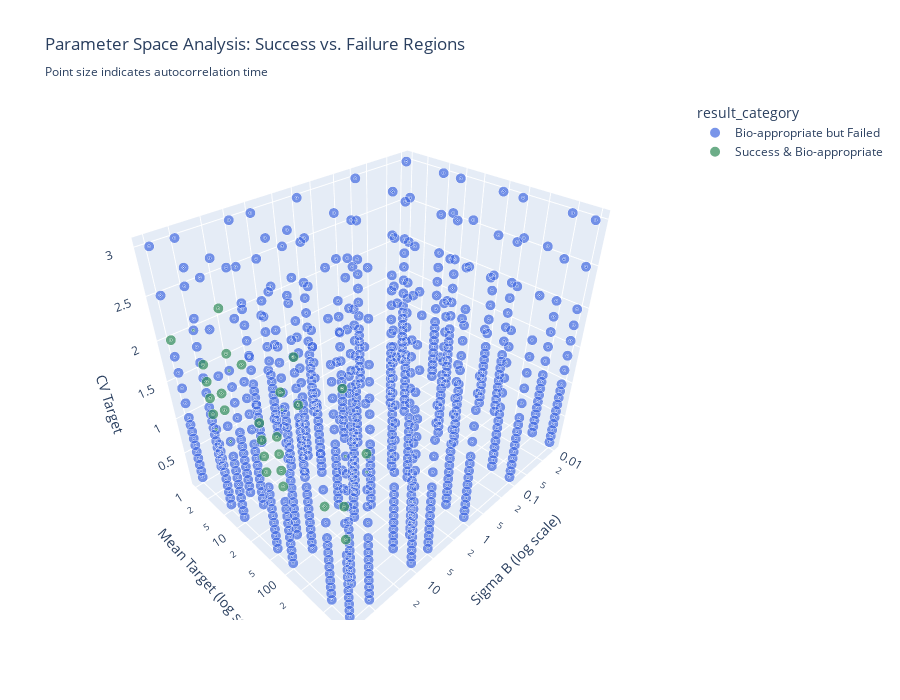
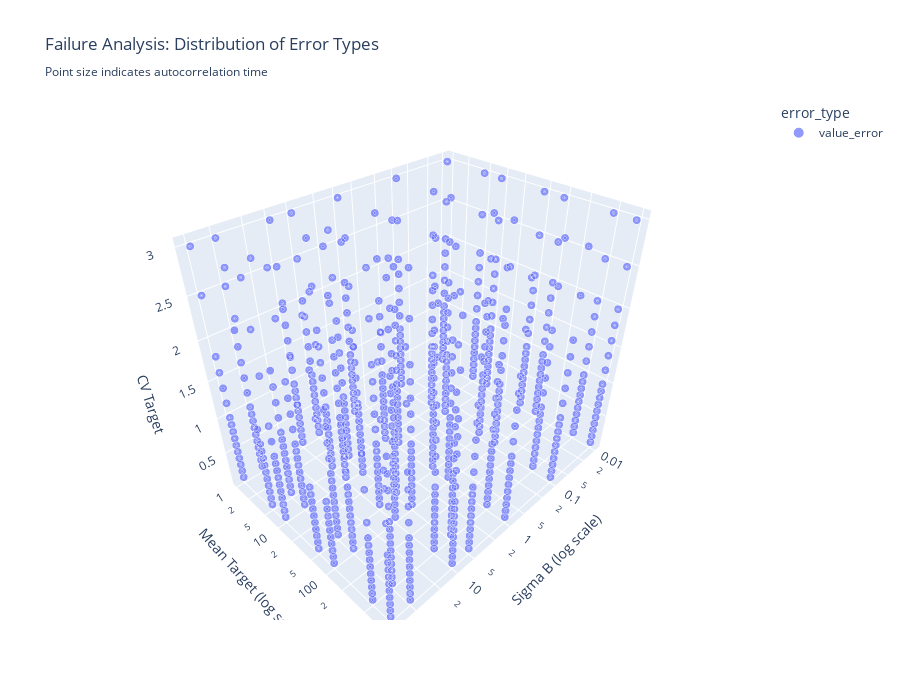
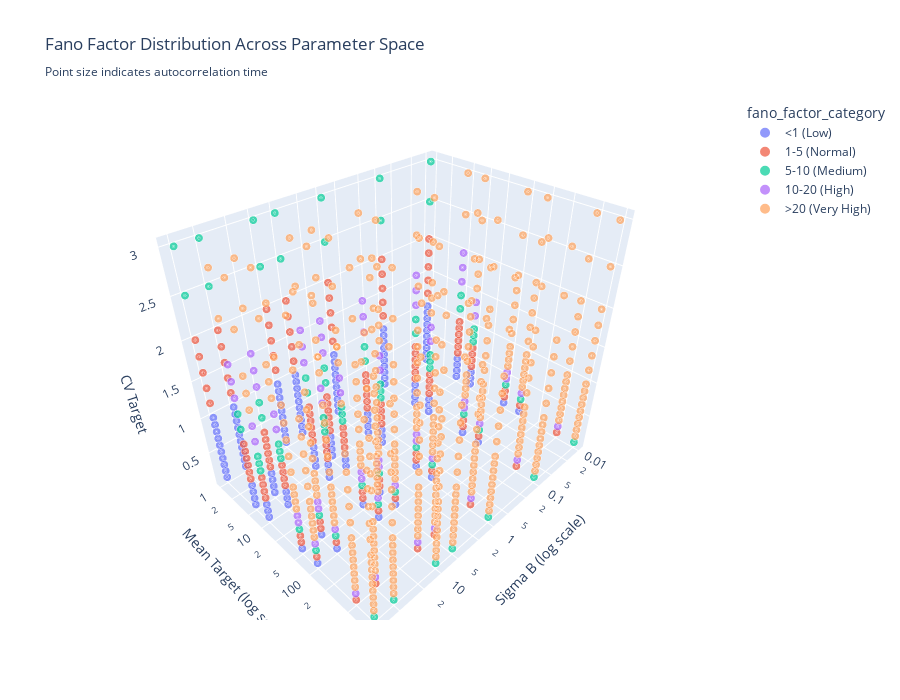

The notebook cell saved with these charts, in order:
### Markdown cell above
## 3D Visualizations

Create comprehensive 3D visualizations to understand the parameter space structure and identify regions of success/failure.

### Code cell
def create_3d_parameter_space_plots(df):
    """
    Create multiple 3D visualizations of the parameter space analysis results.
    """
    
    # Color mapping for different result types
    def get_result_category(row):
        if row['success'] and row['biologically_appropriate']:
            return 'Success & Bio-appropriate'
        elif row['success']:
            return 'Success but Not Bio-appropriate'
        elif row['biologically_appropriate']:
            return 'Bio-appropriate but Failed'
        else:
            return 'Failed'
    
    df['result_category'] = df.apply(get_result_category, axis=1)
    
    # Define color scheme
    color_map = {
        'Success & Bio-appropriate': '#2E8B57',      # Green
        'Success but Not Bio-appropriate': '#FF8C00', # Orange
        'Bio-appropriate but Failed': '#4169E1',      # Blue
        'Failed': '#DC143C'                           # Red
    }
    
    print("🎨 Creating 3D parameter space visualizations...")
    
    # 1. Overall Success/Failure 3D Scatter Plot
    fig1 = px.scatter_3d(
        df, 
        x='sigma_b', 
        y='mu_target', 
        z='cv_target',
        color='result_category',
        color_discrete_map=color_map,
        size='autocorr_target',
        size_max=10,
        title='Parameter Space Analysis: Success vs. Failure Regions<br><sub>Point size indicates autocorrelation time</sub>',
        labels={
            'sigma_b': 'Sigma B (Burst Frequency)',
            'mu_target': 'Mean Target',
            'cv_target': 'CV Target'
        },
        hover_data=['autocorr_target', 'fano_factor', 'error_type']
    )
    
    # Use log scale for better visualization
    fig1.update_layout(
        scene=dict(
            xaxis=dict(type='log', title='Sigma B (log scale)'),
            yaxis=dict(type='log', title='Mean Target (log scale)'),
            zaxis=dict(title='CV Target')
        ),
        width=900,
        height=700
    )
    
    fig1.show()
    
    # 2. Error Type Distribution
    failed_df = df[~df['success']].copy()
    if len(failed_df) > 0:
        fig2 = px.scatter_3d(
            failed_df, 
            x='sigma_b', 
            y='mu_target', 
            z='cv_target',
            color='error_type',
            size='autocorr_target',
            size_max=8,
            title='Failure Analysis: Distribution of Error Types<br><sub>Point size indicates autocorrelation time</sub>',
            labels={
                'sigma_b': 'Sigma B (Burst Frequency)',
                'mu_target': 'Mean Target',
                'cv_target': 'CV Target'
            },
            hover_data=['autocorr_target', 'fano_factor', 'error_message']
        )
        
        fig2.update_layout(
            scene=dict(
                xaxis=dict(type='log', title='Sigma B (log scale)'),
                yaxis=dict(type='log', title='Mean Target (log scale)'),
                zaxis=dict(title='CV Target')
            ),
            width=900,
            height=700
        )
        
        fig2.show()
    
    # 3. Fano Factor Distribution
    df['fano_factor_category'] = pd.cut(
        df['fano_factor'], 
        bins=[0, 1, 5, 10, 20, np.inf], 
        labels=['<1 (Low)', '1-5 (Normal)', '5-10 (Medium)', '10-20 (High)', '>20 (Very High)']
    )
    
    fig3 = px.scatter_3d(
        df, 
        x='sigma_b', 
        y='mu_target', 
        z='cv_target',
        color='fano_factor_category',
        size='autocorr_target',
        size_max=8,
        title='Fano Factor Distribution Across Parameter Space<br><sub>Point size indicates autocorrelation time</sub>',
        labels={
            'sigma_b': 'Sigma B (Burst Frequency)',
            'mu_target': 'Mean Target',
            'cv_target': 'CV Target'
        },
        hover_data=['autocorr_target', 'fano_factor', 'success']
    )
    
    fig3.update_layout(
        scene=dict(
            xaxis=dict(type='log', title='Sigma B (log scale)'),
            yaxis=dict(type='log', title='Mean Target (log scale)'),
            zaxis=dict(title='CV Target')
        ),
        width=900,
        height=700
    )
    
    fig3.show()
    
    return fig1, fig2, fig3

# Create the plots
fig1, fig2, fig3 = create_3d_parameter_space_plots(df_results)

### Figure 1 — Plotly figure (JSON) as saved in the notebook; plotly's stock layout.template omitted (floating-point values rounded to 4 significant figures; data arrays with more than 128 entries replaced by an {"elided": "..."} marker saying what was removed)
{"data": [{"customdata": {"elided": "2518x3 mixed values"}, "hovertemplate": "result_category=Bio-appropriate but Failed<br>Sigma B (Burst Frequency)=%{x}<br>Mean Target=%{y}<br>CV Target=%{z}<br>autocorr_target=%{customdata[0]}<br>fano_factor=%{customdata[1]}<br>error_type=%{customdata[2]}<extra></extra>", "legendgroup": "Bio-appropriate but Failed", "marker": {"color": "#4169E1", "size": {"elided": "2518 float values"}, "sizemode": "area", "sizeref": 1, "symbol": "circle"}, "mode": "markers", "name": "Bio-appropriate but Failed", "scene": "scene", "showlegend": true, "type": "scatter3d", "x": {"elided": "2518 float values"}, "y": {"elided": "2518 float values"}, "z": {"elided": "2518 float values"}}, {"customdata": {"elided": "814x3 float values"}, "hovertemplate": "result_category=Success & Bio-appropriate<br>Sigma B (Burst Frequency)=%{x}<br>Mean Target=%{y}<br>CV Target=%{z}<br>autocorr_target=%{customdata[0]}<br>fano_factor=%{customdata[1]}<br>error_type=%{customdata[2]}<extra></extra>", "legendgroup": "Success & Bio-appropriate", "marker": {"color": "#2E8B57", "size": {"elided": "814 float values"}, "sizemode": "area", "sizeref": 1, "symbol": "circle"}, "mode": "markers", "name": "Success & Bio-appropriate", "scene": "scene", "showlegend": true, "type": "scatter3d", "x": {"elided": "814 float values"}, "y": {"elided": "814 float values"}, "z": {"elided": "814 float values"}}], "layout": {"height": 700, "legend": {"itemsizing": "constant", "title": {"text": "result_category"}, "tracegroupgap": 0}, "scene": {"domain": {"x": [0, 1], "y": [0, 1]}, "xaxis": {"title": {"text": "Sigma B (log scale)"}, "type": "log"}, "yaxis": {"title": {"text": "Mean Target (log scale)"}, "type": "log"}, "zaxis": {"title": {"text": "CV Target"}}}, "title": {"text": "Parameter Space Analysis: Success vs. Failure Regions<br><sub>Point size indicates autocorrelation time</sub>"}, "width": 900}}

### Figure 2 — Plotly figure (JSON) as saved in the notebook; plotly's stock layout.template omitted (floating-point values rounded to 4 significant figures; data arrays with more than 128 entries replaced by an {"elided": "..."} marker saying what was removed)
{"data": [{"customdata": {"elided": "2518x3 mixed values"}, "hovertemplate": "error_type=value_error<br>Sigma B (Burst Frequency)=%{x}<br>Mean Target=%{y}<br>CV Target=%{z}<br>autocorr_target=%{customdata[0]}<br>fano_factor=%{customdata[1]}<br>error_message=%{customdata[2]}<extra></extra>", "legendgroup": "value_error", "marker": {"color": "#636efa", "size": {"elided": "2518 float values"}, "sizemode": "area", "sizeref": 1.562, "symbol": "circle"}, "mode": "markers", "name": "value_error", "scene": "scene", "showlegend": true, "type": "scatter3d", "x": {"elided": "2518 float values"}, "y": {"elided": "2518 float values"}, "z": {"elided": "2518 float values"}}], "layout": {"height": 700, "legend": {"itemsizing": "constant", "title": {"text": "error_type"}, "tracegroupgap": 0}, "scene": {"domain": {"x": [0, 1], "y": [0, 1]}, "xaxis": {"title": {"text": "Sigma B (log scale)"}, "type": "log"}, "yaxis": {"title": {"text": "Mean Target (log scale)"}, "type": "log"}, "zaxis": {"title": {"text": "CV Target"}}}, "title": {"text": "Failure Analysis: Distribution of Error Types<br><sub>Point size indicates autocorrelation time</sub>"}, "width": 900}}

### Figure 3 — Plotly figure (JSON) as saved in the notebook; plotly's stock layout.template omitted (floating-point values rounded to 4 significant figures; data arrays with more than 128 entries replaced by an {"elided": "..."} marker saying what was removed)
{"data": [{"customdata": {"elided": "532x3 mixed values"}, "hovertemplate": "fano_factor_category=<1 (Low)<br>Sigma B (Burst Frequency)=%{x}<br>Mean Target=%{y}<br>CV Target=%{z}<br>autocorr_target=%{customdata[0]}<br>fano_factor=%{customdata[1]}<br>success=%{customdata[2]}<extra></extra>", "legendgroup": "<1 (Low)", "marker": {"color": "#636efa", "size": {"elided": "532 float values"}, "sizemode": "area", "sizeref": 1.562, "symbol": "circle"}, "mode": "markers", "name": "<1 (Low)", "scene": "scene", "showlegend": true, "type": "scatter3d", "x": {"elided": "532 float values"}, "y": {"elided": "532 float values"}, "z": {"elided": "532 float values"}}, {"customdata": {"elided": "532x3 mixed values"}, "hovertemplate": "fano_factor_category=1-5 (Normal)<br>Sigma B (Burst Frequency)=%{x}<br>Mean Target=%{y}<br>CV Target=%{z}<br>autocorr_target=%{customdata[0]}<br>fano_factor=%{customdata[1]}<br>success=%{customdata[2]}<extra></extra>", "legendgroup": "1-5 (Normal)", "marker": {"color": "#EF553B", "size": {"elided": "532 float values"}, "sizemode": "area", "sizeref": 1.562, "symbol": "circle"}, "mode": "markers", "name": "1-5 (Normal)", "scene": "scene", "showlegend": true, "type": "scatter3d", "x": {"elided": "532 float values"}, "y": {"elided": "532 float values"}, "z": {"elided": "532 float values"}}, {"customdata": {"elided": "280x3 mixed values"}, "hovertemplate": "fano_factor_category=5-10 (Medium)<br>Sigma B (Burst Frequency)=%{x}<br>Mean Target=%{y}<br>CV Target=%{z}<br>autocorr_target=%{customdata[0]}<br>fano_factor=%{customdata[1]}<br>success=%{customdata[2]}<extra></extra>", "legendgroup": "5-10 (Medium)", "marker": {"color": "#00cc96", "size": {"elided": "280 float values"}, "sizemode": "area", "sizeref": 1.562, "symbol": "circle"}, "mode": "markers", "name": "5-10 (Medium)", "scene": "scene", "showlegend": true, "type": "scatter3d", "x": {"elided": "280 float values"}, "y": {"elided": "280 float values"}, "z": {"elided": "280 float values"}}, {"customdata": {"elided": "252x3 mixed values"}, "hovertemplate": "fano_factor_category=10-20 (High)<br>Sigma B (Burst Frequency)=%{x}<br>Mean Target=%{y}<br>CV Target=%{z}<br>autocorr_target=%{customdata[0]}<br>fano_factor=%{customdata[1]}<br>success=%{customdata[2]}<extra></extra>", "legendgroup": "10-20 (High)", "marker": {"color": "#ab63fa", "size": {"elided": "252 float values"}, "sizemode": "area", "sizeref": 1.562, "symbol": "circle"}, "mode": "markers", "name": "10-20 (High)", "scene": "scene", "showlegend": true, "type": "scatter3d", "x": {"elided": "252 float values"}, "y": {"elided": "252 float values"}, "z": {"elided": "252 float values"}}, {"customdata": {"elided": "1736x3 mixed values"}, "hovertemplate": "fano_factor_category=>20 (Very High)<br>Sigma B (Burst Frequency)=%{x}<br>Mean Target=%{y}<br>CV Target=%{z}<br>autocorr_target=%{customdata[0]}<br>fano_factor=%{customdata[1]}<br>success=%{customdata[2]}<extra></extra>", "legendgroup": ">20 (Very High)", "marker": {"color": "#FFA15A", "size": {"elided": "1736 float values"}, "sizemode": "area", "sizeref": 1.562, "symbol": "circle"}, "mode": "markers", "name": ">20 (Very High)", "scene": "scene", "showlegend": true, "type": "scatter3d", "x": {"elided": "1736 float values"}, "y": {"elided": "1736 float values"}, "z": {"elided": "1736 float values"}}], "layout": {"height": 700, "legend": {"itemsizing": "constant", "title": {"text": "fano_factor_category"}, "tracegroupgap": 0}, "scene": {"domain": {"x": [0, 1], "y": [0, 1]}, "xaxis": {"title": {"text": "Sigma B (log scale)"}, "type": "log"}, "yaxis": {"title": {"text": "Mean Target (log scale)"}, "type": "log"}, "zaxis": {"title": {"text": "CV Target"}}}, "title": {"text": "Fano Factor Distribution Across Parameter Space<br><sub>Point size indicates autocorrelation time</sub>"}, "width": 900}}
